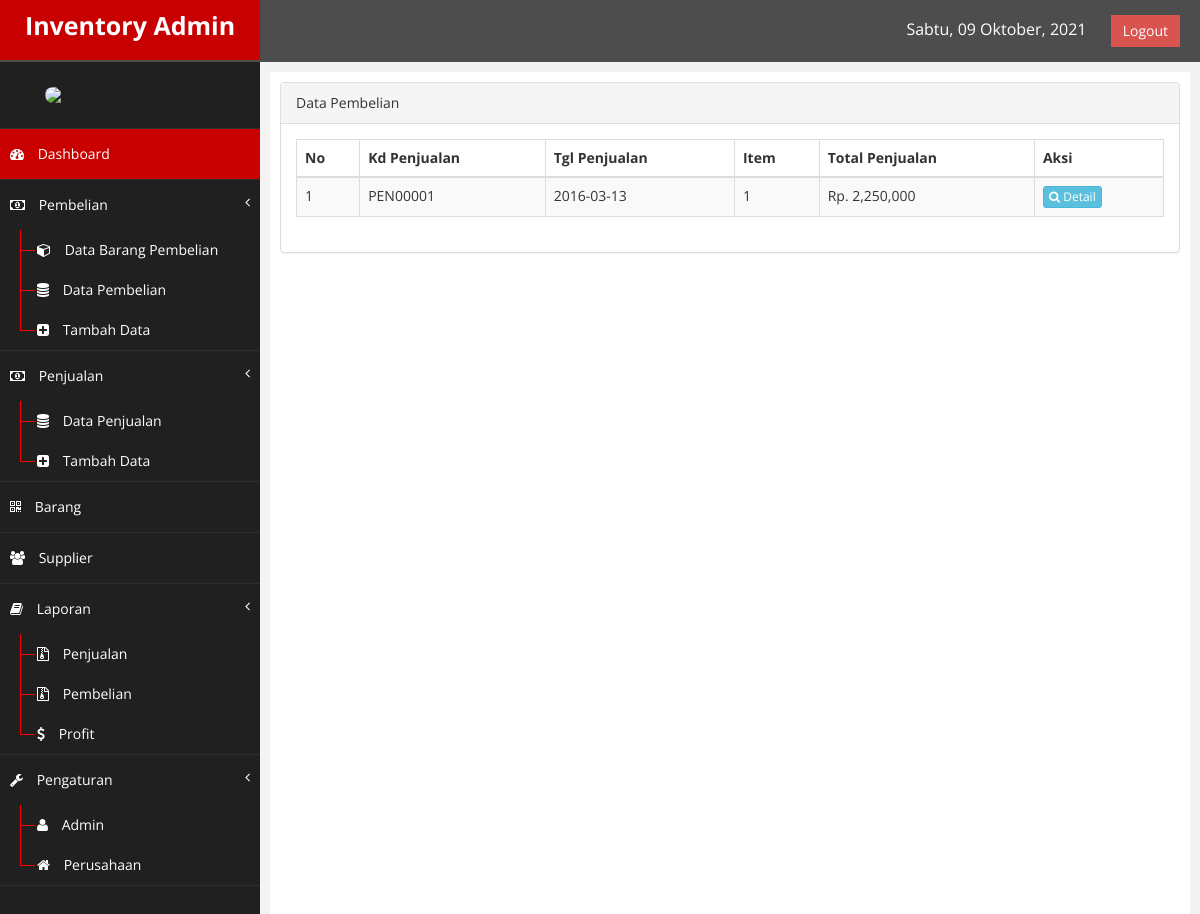
Screenshot of /inventoriump/index.php?page=penjualan (signed in) with the database file from the repository.
### tables this page shows
CREATE TABLE IF NOT EXISTS `penjualan` (
  `kd_penjualan` char(8) NOT NULL,
  `tgl_penjualan` date NOT NULL,
  `kd_admin` int(6) NOT NULL,
  `dibayar` double NOT NULL,
  `total_penjualan` double NOT NULL,
  PRIMARY KEY (`kd_penjualan`),
  KEY `kd_admin` (`kd_admin`)
);

### inventoriump/class/class.php (called while the page is built, shortened)
<?php
	class Penjualan extends Barang {
		public function tampil_penjualan(){
			$qry = mysql_query("SELECT * FROM penjualan ORDER BY kd_penjualan DESC");
			while ($pecah = mysql_fetch_array($qry)) {
				$data[]=$pecah;
			}
			$hitung = mysql_num_rows($qry);
			if ($hitung > 0) {
				return $data;
			}
			else{
				error_reporting(0);
			}
		}
		public function hitung_item_penjualan($kdpenjualan){
			$qry = mysql_query("SELECT count(*) as jumlah FROM d_penjualan WHERE kd_penjualan = '$kdpenjualan'");
			$pecah = mysql_fetch_array($qry);
			return $pecah;
		}
	}
	$penjualan = new Penjualan();
?>

### inventoriump/penjualan.php (the view)
<div class="row">
    <div class="col-md-12">
        <div class="panel panel-default">
            <div class="panel-heading">
                Data Pembelian
            </div>
            <div class="panel-body">
                <div class="table">
                    <table class="table table-striped table-bordered table-hover" id="tabelku">
                        <thead>
                            <tr>
                                <th>No</th>
                                <th>Kd Penjualan</th>
                                <th>Tgl Penjualan</th>
                                <th>Item</th>
                                <th>Total Penjualan</th>
                                <th>Aksi</th>
                            </tr>
                        </thead>
                        <tbody>
                            <?php
                                $pen = $penjualan->tampil_penjualan();
                                foreach ($pen as $index => $data) {
                                    $jumlahb = $penjualan->hitung_item_penjualan($data['kd_penjualan']);
                            ?>
                            <tr class="odd gradeX">
                                <td><?php echo $index + 1; ?></td>
                                <td><?php echo $data['kd_penjualan']; ?></td>
                                <td><?php echo $data['tgl_penjualan']; ?></td>
                                <td><?php echo $jumlahb['jumlah']; ?></td>
                                <td>Rp. <?php echo number_format($data['total_penjualan']); ?></td>
                                <td>
                                    <a href="nota/cetakdetailpenjualan.php?kdpenjualan=<?php echo $data['kd_penjualan']; ?>" target="_BLANK" class="btn btn-info btn-xs"><i class="fa fa-search"></i> Detail</a>
                                </td>
                            </tr>
                            <?php } ?>
                        </tbody>
                    </table>
                </div>
            </div>
        </div>
    </div>
</div>

### inventoriump/assets/css/custom.css (style rules this page uses)
body { font-family: 'Open Sans', sans-serif; }

### rows the page displays
penjualan: kd_penjualan "PEN00001", tgl_penjualan "2016-03-13", jumlah "1", total_penjualan "2,250,000"
